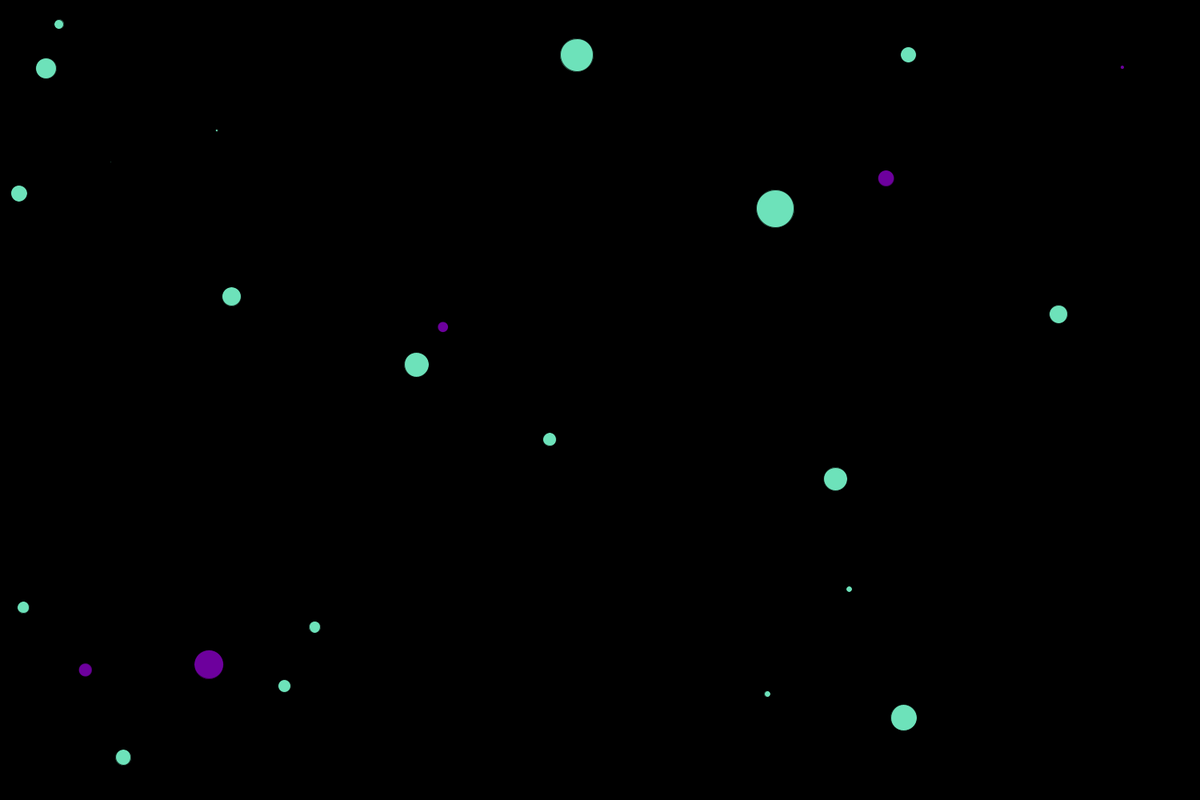
Frame 1 (no input)
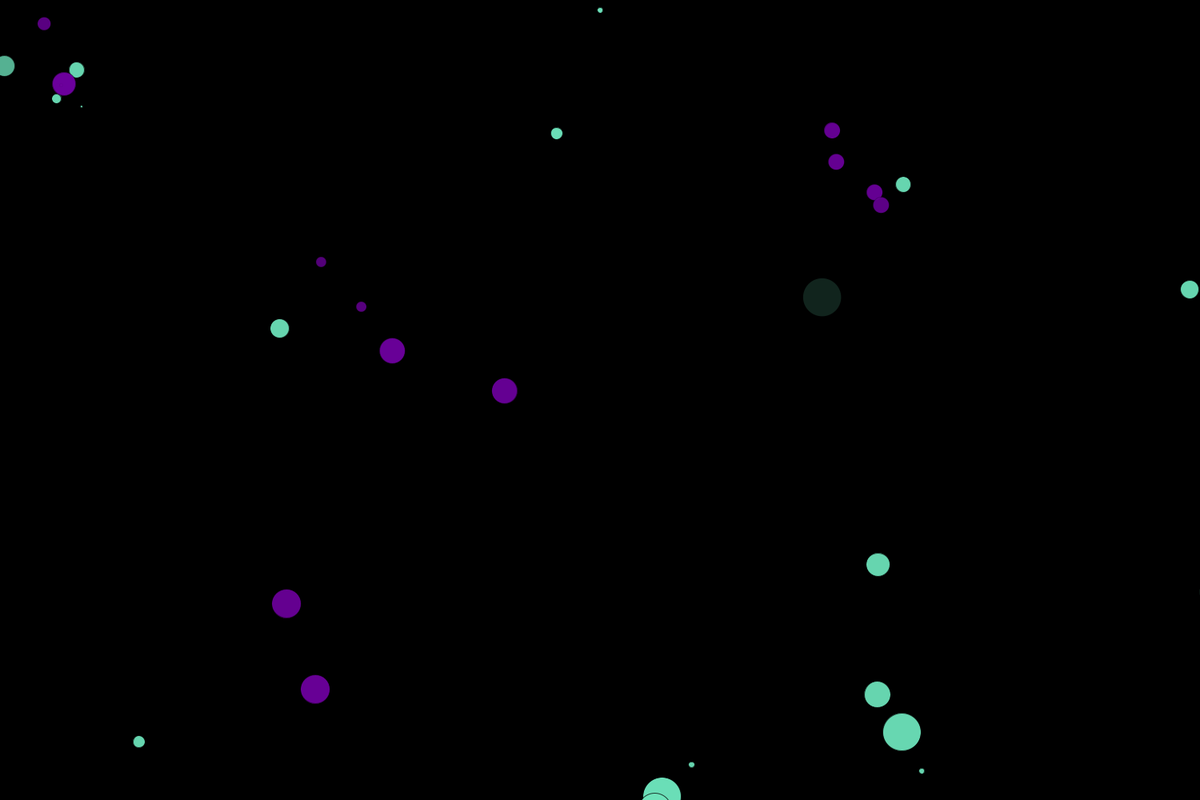
Frame 60 (the mouse pressed at the canvas centre just before this capture)
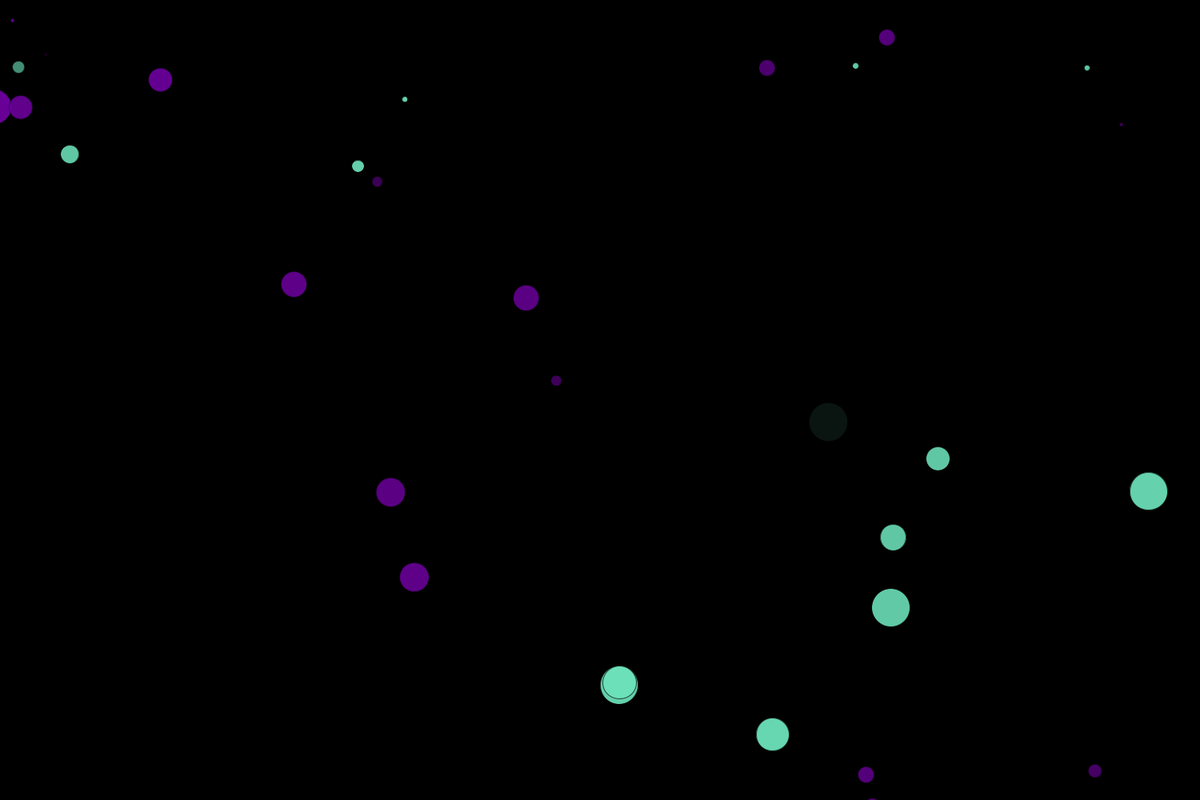
Frame 120 (the mouse held since frame 60 and released just before this capture)

The Processing sketch that drew these frames (run headless with seeded random() and noise(); from frame 60 on, the mouse is pressed at the canvas centre):

// Processing sketch: ecosystem
// ── ecosystem.pde
World world;
// 生物数量限制
int MAX_PREYS = 100;
int MAX_PREDATORS = 20;
ArrayList<Creature>preys; // 猎物
ArrayList<Predator>predators; // 猎手

void setup() {
  size(1500, 1000);
  world = new World(20);
  smooth();
}

void draw() {
  background(0);
  world.run();
}

// ── Creature.pde
 class Creature {
  PVector position; // 位置
  PVector vel; // 速度
  DNA dna;          // DNA
  float health;     // 血量
  float MAX_HEALTH; // 总血量取决于大小
  float r; // 半径
  float maxspeed; // 越小最大速度越快
  float maxacc; // 越小加速度越快
  float reproduction_rate = 0.003; // 每帧繁殖概率
  color c;
  
  Creature(PVector l, DNA dna_) {
    position = l.copy();
    vel = new PVector(0,0);
    MAX_HEALTH = 200;
    health = MAX_HEALTH;
    dna = dna_;

    maxspeed = map(dna.genes[0], 0, 2, 5, 0);
    maxacc = map(dna.genes[0], 0, 0.5, 1.5, 0);
    r = map(dna.genes[0], 0, 1, 0, 50);
    c = color(109,227,187);
  }
 
  void run() {
    update();
    borders(); // 边界则出现在另一端
    display();
  }


  // 生殖
  Creature reproduce() {
    if (random(1) < reproduction_rate) {
      // Child is exact copy of single parent
      DNA childDNA = dna.copy();
      // Child DNA can mutate
      childDNA.mutate(0.1);
      return new Creature(new PVector(random(-width,width),random(-height,height)), childDNA); // 随机位置降低重叠
    }
    else {
      return null;
    }
  }

  void update() {
    PVector acc = find_dir().mult(maxacc);
    vel.add(acc);
    vel.limit(maxspeed);
    position.add(vel);
    // 死亡在逼近
    health -= 0.2;
  }

  void borders() {
    if (position.x < -r) position.x = width+r;
    if (position.y < -r) position.y = height+r;
    if (position.x > width+r) position.x = -r;
    if (position.y > height+r) position.y = -r;
  }

  void display() {
    ellipseMode(CENTER);
    stroke(0,health);
    fill(c, health/MAX_HEALTH*255);
    ellipse(position.x, position.y, r, r);
  }

  // 判断死亡
  boolean dead() {
    if (health < 0.0) {
      return true;
    }
    else {
      return false;
    }
  }
  
  // 逃跑方向， 方向为此猎物对每个捕食者反向的向量乘上相对距离的权重后的和
  // 如： 比较近的捕食者会对方向有较大影响
  PVector find_dir()
  {
    PVector dir = new PVector(0,0);
    for (Predator predator:predators)
    {
       PVector real_dist = real_dist(predator.position,position);
       dir.add(real_dist.normalize().mult(1/real_dist.mag()/real_dist.mag())); // in ratio with size
    }
    return dir.normalize();
  }

  // 真实相对位置, 考虑到画布另一端的物体，防止卡顿
  PVector real_dist(PVector vec1,PVector vec2)
  {
    float min_dist = MAX_FLOAT;
    PVector back = new PVector(0,0);
    for (int i=-1;i<2;i++)
    {
      for (int j=-1;j<2;j++)
      {
        PVector ppos = PVector.add(vec1,new PVector(i*width,j*height));
        if (PVector.dist(ppos,vec2)<min_dist)
        {
          min_dist = PVector.dist(ppos,vec2);
          back = PVector.sub(ppos,vec2);
        }
      }
    }
    return back;
  }
}

// ── DNA.pde
class DNA {

  float[] genes;
  
  DNA() {
    genes = new float[1];
    for (int i = 0; i < genes.length; i++) {
      genes[i] = random(0,1);
    }
  }
  
  DNA(float[] newgenes) {
    genes = newgenes;
  }
  
  DNA copy() {
    float[] newgenes = new float[genes.length];
    for (int i = 0; i < newgenes.length; i++) {
      newgenes[i] = genes[i];
    }
    
    return new DNA(newgenes);
  }
  
  // 有概率变异
  void mutate(float m) {
    for (int i = 0; i < genes.length; i++) {
      if (random(1) < m) {
         genes[i] = random(0,1);
      }
    }
  }
}

// ── Predator.pde
class Predator extends Creature // 猎手也是生物
{
  int cd = 0; // 捕食存在cd
  Creature target; // 目标猎物
  float reproduction_rate = 0.5; // 吃到猎物后有概率繁殖
  Predator(PVector l, DNA dna_)
  {
    super(l,dna_);
    c = color(109,0,158);
    target = null;
    MAX_HEALTH = map(dna.genes[0],0,1,0,200);
    health = MAX_HEALTH;
  }
  // 判断是否捕捉到猎物
  boolean contains(Creature prey)
  {
    if (PVector.dist(prey.position,position)<(prey.r+r)/2) return true;
    else return false;
  }
  void eat(Creature prey)
  {
    if (contains(prey)) // 如果捉到
    {
      if (cd<=0) // 如果要吃东西
      {
        // 扣血，小捕食者咬一口掉血少
        prey.health -= prey.health*min(1,r/prey.r);
        Predator child = reproduce(); // 生成新捕食者
        if (child != null && predators.size()<MAX_PREDATORS) predators.add(child);
        target = null; // 清空目标以寻找下一个
        cd = 10; // 设置贤者时间
      }
    }
  }
  PVector find_target()
  {
    if (target == null) // 如果为空，随机寻找下一个猎物
    {
      if (preys.size()==0){cd = MAX_INT;return new PVector(0,0);} // 没有猎物了则停止
      target = preys.get((int)random(preys.size()));
    }
    return real_dist(target.position,position); // 返回与目标的距离向量
  }
  
  void update() {
    PVector acc = find_target().mult(maxacc);
    vel.add(acc);
    vel.limit(maxspeed); // 设置最大速度
    if (cd>0) vel.mult(0);
    position.add(vel);
    health -= 0.2;
    cd--;
    if (target==null || target.dead()) target = null; // 如果目标死亡则清空
  }
  Predator reproduce() {
    if (random(1) < reproduction_rate) {
      DNA childDNA = dna.copy();
      childDNA.mutate(0.1);
      return new Predator(position, childDNA);
    }
    else {
      return null;
    }
  }
}

// ── World.pde
class World {

  World(int num) {
    preys = new ArrayList<Creature>();
    for (int i = 0; i < num; i++) {
      PVector l = new PVector(random(width),random(height));
      DNA dna = new DNA();
      preys.add(new Creature(l,dna));
    }
    predators = new ArrayList<Predator>();
    for (int i=0;i < num/4;i++){
      PVector l = new PVector(random(width),random(height));
      DNA dna = new DNA();
      predators.add(new Predator(l,dna));
    }
  }

  void run() {
    
    for (int i = preys.size()-1; i >= 0; i--) {
      Creature b = preys.get(i);
      b.run();
      // 死亡
      if (b.dead()){
        preys.remove(i);
      }
      // 繁殖
      Creature child = b.reproduce();
      if (child != null && preys.size()<MAX_PREYS) preys.add(child);
    }
    for (int i = predators.size()-1; i >= 0; i--) {
      Predator b = predators.get(i);
      b.run();
      if (b.dead()){
        predators.remove(i);
      }
      // 检查是否吃到猎物
      for (int j=preys.size()-1;j>=0;j--)
      {
        b.eat(preys.get(j));
      }
    }
  }
}
